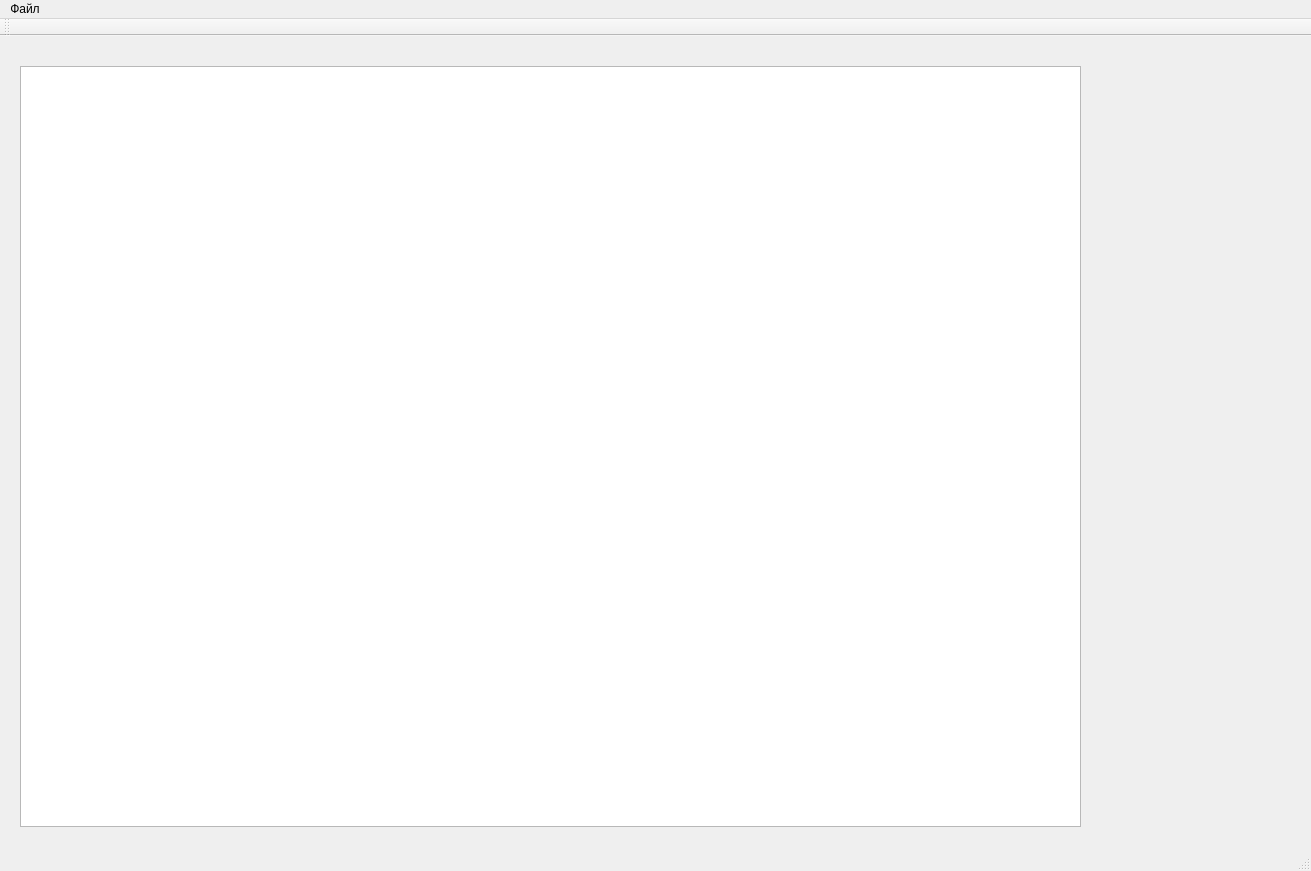
<?xml version="1.0" encoding="UTF-8"?>
<ui version="4.0">
 <class>MainWindow</class>
 <widget class="QMainWindow" name="MainWindow">
  <property name="geometry">
   <rect>
    <x>0</x>
    <y>0</y>
    <width>1311</width>
    <height>871</height>
   </rect>
  </property>
  <property name="windowTitle">
   <string>MainWindow</string>
  </property>
  <widget class="QWidget" name="centralWidget">
   <widget class="QPlainTextEdit" name="plainTextEdit">
    <property name="geometry">
     <rect>
      <x>20</x>
      <y>30</y>
      <width>1061</width>
      <height>761</height>
     </rect>
    </property>
   </widget>
  </widget>
  <widget class="QMenuBar" name="menuBar">
   <property name="geometry">
    <rect>
     <x>0</x>
     <y>0</y>
     <width>1311</width>
     <height>21</height>
    </rect>
   </property>
   <widget class="QMenu" name="menu">
    <property name="title">
     <string>Файл</string>
    </property>
    <addaction name="action"/>
    <addaction name="action_2"/>
    <addaction name="action_3"/>
   </widget>
   <addaction name="menu"/>
  </widget>
  <widget class="QToolBar" name="mainToolBar">
   <attribute name="toolBarArea">
    <enum>TopToolBarArea</enum>
   </attribute>
   <attribute name="toolBarBreak">
    <bool>false</bool>
   </attribute>
  </widget>
  <widget class="QStatusBar" name="statusBar"/>
  <action name="action">
   <property name="text">
    <string>Открыть файл</string>
   </property>
  </action>
  <action name="action_2">
   <property name="text">
    <string>Сохранить файл</string>
   </property>
  </action>
  <action name="action_3">
   <property name="text">
    <string>Справка</string>
   </property>
  </action>
 </widget>
 <layoutdefault spacing="6" margin="11"/>
 <resources/>
 <connections/>
</ui>
